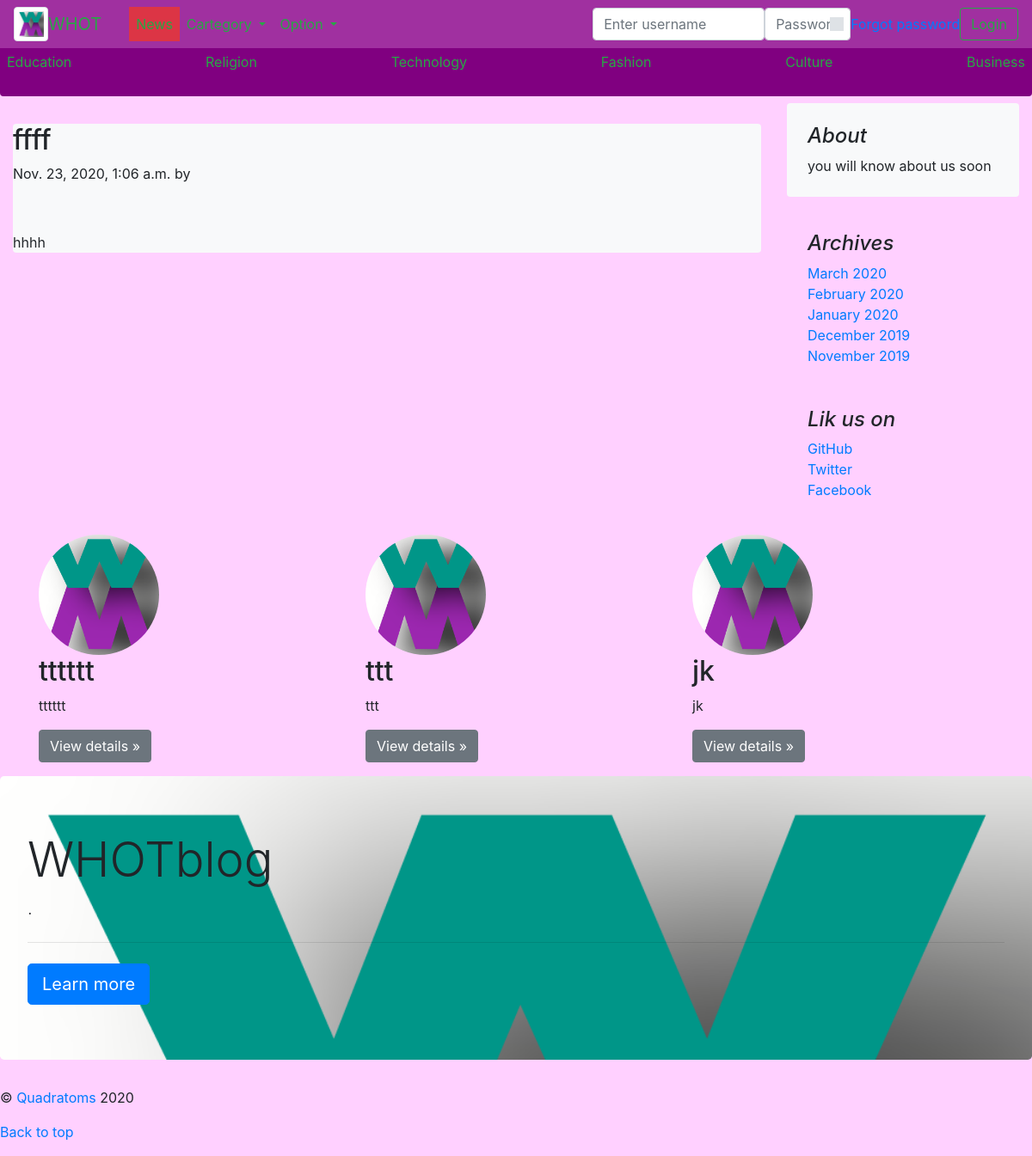
Page /whot/article/1/ on the committed database.
### newblog/models.py (models this page shows, shortened)
class Article(models.Model):
	article_cat=models.ForeignKey(cartegory,on_delete=models.PROTECT)
	author=models.ForeignKey("auth.User",null= True, blank= True, on_delete=models.SET_NULL)# shoulldbechanged
	heading = models.CharField(max_length=300)
	date=models.DateTimeField(auto_now_add=True)
	article_img=models.ImageField(upload_to= 'article_image', blank=True)
	article_body=RichTextField(blank=True, null=True)
	view=models.IntegerField(default=0)

class Profile(models.Model):
	user = models.OneToOneField(settings.AUTH_USER_MODEL, on_delete=models.CASCADE)
	name = models.CharField(max_length=100, null=True)
	age = models.DateField(blank=True, null=True)
	profession = models.CharField(max_length=10, null=True)
	telephone= models.IntegerField(default='0', blank=True, null=True)
	profile_pic=models.ImageField(blank=True, null=True)
	about=models.TextField(blank=True, null=True)
	def __str__(self):
		return self.name

### newblog/views.py (the view)
# urls.py: path('article/<slug:id>/', views.article, name='article'),
def article(request, id):
    r=p(request)
    user_login(request)
    story = Article.objects.get(id=id)
    story.view += 1
    story.save()
    return render(request, 't/article.html', {'story': story, 'r':r})

### newblog/views.py (called while the page is built)
def p(request):
	p=Profile.objects.all()
	p=list(p)
	r=sample(p, 3)
	return r

def user_login(request):
    if 'btnsubmit' in request.POST:
        print('hello')
        username = request.POST.get('login_username')
        password = request.POST.get('login_password')
        print(username,' ', password)
        user = auth.authenticate(request, username=username, password=password)
        print(user)
        if user is not None:
            print('correct')
            auth.login(request, user)
            print('log')
            return redirect('/whot/')
        else:
            messages.info(request, 'username or password is incorrect')
            return redirect('/whot/')

### news/templates/t/article.html
{% extends 't/base2.html' %}
{% block content %}
      <br>
      <div class="blog-post rounded bg-light">
        <h2 class="blog-post-title">{{story.heading}} {% if user == story.author %}<a href="/whot/edit-article{{ story.id }}"><button class="btn btn-success">Edit</button></a>{% endif %}</h2>
        <p class="blog-post-meta">{{story.date}} by <a href="#">{{story.name}}</a></p>
        <br>
        <p>{{story.article_body|safe}}</p>
        </div>
{% endblock %}

### news/templates/t/base2.html (shortened to what this page needs)
{% load static %}
<!doctype html>
<html lang="en">
<head>
  <link rel="stylesheet" href='{% static "bootstrap.min.css" %}'>
</head>
<body class="" style="background-color:#ffd0ff">
  <header>
    <div class="container-fluid">
      <nav class="navbar fixed-top navbar-expand-md navbar-dark" style="background-color:#a030a0">
        <img class="img img-thumbnail" width="40" src="{% static "whott.png" %}" preserveAspectRatio="xMidYMid slice"
          focusable="false" role="img">
        <a class="navbar-brand text-success" href="/whot">WHOT</a>
        <div class="collapse navbar-collapse" id="navbarSupportedContent">
          <ul class="navbar-nav mr-auto">
            <li class="nav-item active">
              <a class="nav-link text-success" href="/whot/profile/{{ user.id }}"><span class="sr-only">(current)</span></a>
            </li>
            <li class="nav-item">
              <a class="nav-link text-success btn-danger" href="/">News</a>
            </li>
            <li class="nav-item dropdown">
              <a class="nav-link dropdown-toggle text-success" href="#" id="navbarDropdown" role="button"
                data-toggle="dropdown" aria-haspopup="true" aria-expanded="false">
                Cartegory
              </a>
            </li>
            <li class="nav-item dropdown">
              <a class="nav-link dropdown-toggle text-success" href="#" id="navbarDropdown" role="button"
                data-toggle="dropdown" aria-haspopup="true" aria-expanded="false">
                Option
              </a>
            </li>
          </ul>
          {% if user.is_authenticated %}
          <br>
          {% else %}
          <form method='post' class="form-inline my-0 my-lg-0">
            <div class="form-group">
              <input style="max-width: 200px" type="text" class="form-control" name="login_username"
                aria-describedby="usernameHelp" placeholder="Enter username">
            </div>
            <div class="form-group">
              <input style="max-width: 100px" type="password" class="form-control" name="login_password"
                placeholder="Password">
            </div>
            <a href="/password_reset"><label class="custom-control-label">Forgot password</label></a>
            <button class="btn btn-outline-success my-0 my-sm-0" type="submit" name="btnsubmit">Login</button>
          </form>
          {% endif %}
        </div>
      </nav>
    </div>
  </header>
  <br>
  <br>
  <div class="container-fliud">
    <div class="table-responsive-sm py-1 mb-2 rounded" style="background-color:#800080">
      <nav class="table d-flex justify-content-between">
        <a class="p-2 text-success nav-link" href="/whot/article-cat/1">Education</a>
        <a class="p-2 text-success nav-link" href="/whot/article-cat/2">Religion</a>
        <a class="p-2 text-success nav-link" href="/whot/article-cat/3">Technology</a>
        <a class="p-2 text-success nav-link" href="/whot/article-cat/4">Fashion</a>
        <a class="p-2 text-success nav-link" href="/whot/article-cat/5">Culture</a>
        <a class="p-2 text-success nav-link" href="/whot/article-cat/6">Business</a>
      </nav>
    </div>
  </div>
  <main role="main" class="container-fluid">
    <div class="row">
      <div class="col-sm-9" style="position:relative;">
        {% block content %}
        {% endblock %}
      </div>
      <aside class="col-md-3 blog-sidebar">
        <div class="p-4 mb-3 bg-light rounded">
          <h4 class="font-italic">About</h4>
          <p class="mb-0">you will know about us soon</p>
        </div>
        <div class="p-4">
          <h4 class="font-italic">Archives</h4>
          <ol class="list-unstyled mb-0">
            <li><a class="navlink" href="#">March 2020</a></li>
            <li><a class="navlink" href="#">February 2020</a></li>
            <li><a class="navlink" href="#">January 2020</a></li>
            <li><a class="navlink" href="#">December 2019</a></li>
            <li><a class="navlink" href="#">November 2019</a></li>
          </ol>
        </div>
        <div class="p-4">
          <h4 class="font-italic">Lik us on</h4>
          <ol class="list-unstyled">
            <li><a href="https://github.com/quadratoms">GitHub</a></li>
            <li><a href="#">Twitter</a></li>
            <li><a href="#">Facebook</a></li>
          </ol>
        </div>
      </aside>
    </div>
  </main>
  <div class="container">
    <div class="row justified">
      {% for i in r %}
      <div class="col col-lg-4">
        {% if i.image %}
        <img class="bd-placeholder-img rounded-circle" width="140" height="140" src="{{ i.img.url }}"
          preserveAspectRatio="xMidYMid slice" focusable="false" role="img" aria-label="Placeholder: 140x140">
        {% else %}
        <img class="bd-placeholder-img rounded-circle" width="140" height="140" src="/static/whott.png"
          preserveAspectRatio="xMidYMid slice" focusable="false" role="img" aria-label="Placeholder: 140x140">
        {% endif %}
        <h2>{{ i.name }}</h2>
        <p>{{ i }}</p>
        <p><a class="btn btn-secondary" href="/whot/profile/{{ i.id }}" role="button">View details &raquo;</a></p>
      </div>
      {% endfor %}
    </div>
  </div>
  <footer class="footer">
    <div class="jumbotron" style="background-image: url('/static/whott.png'); background-size: cover">
      <h1 class="display-4">WHOTblog</h1>
      <p class="lead">.</p>
      <hr class="my-4">
      <a class="btn btn-primary btn-lg" href="#" role="button">Learn more</a>
    </div>
    <div class="nav">
      <p>©<a href="/"> Quadratoms</a> 2020</p>
    </div>
    <p>
      <a href="#">Back to top</a>
    </p>
  </footer>
</body>
</html>

### rows in the picture
Article: heading "ffff", date "Nov. 23, 2020, 1:06 a.m.", article_body "hhhh"
Profile: name "tttttt"
Profile: name "ttt"
Profile: name "jk"
